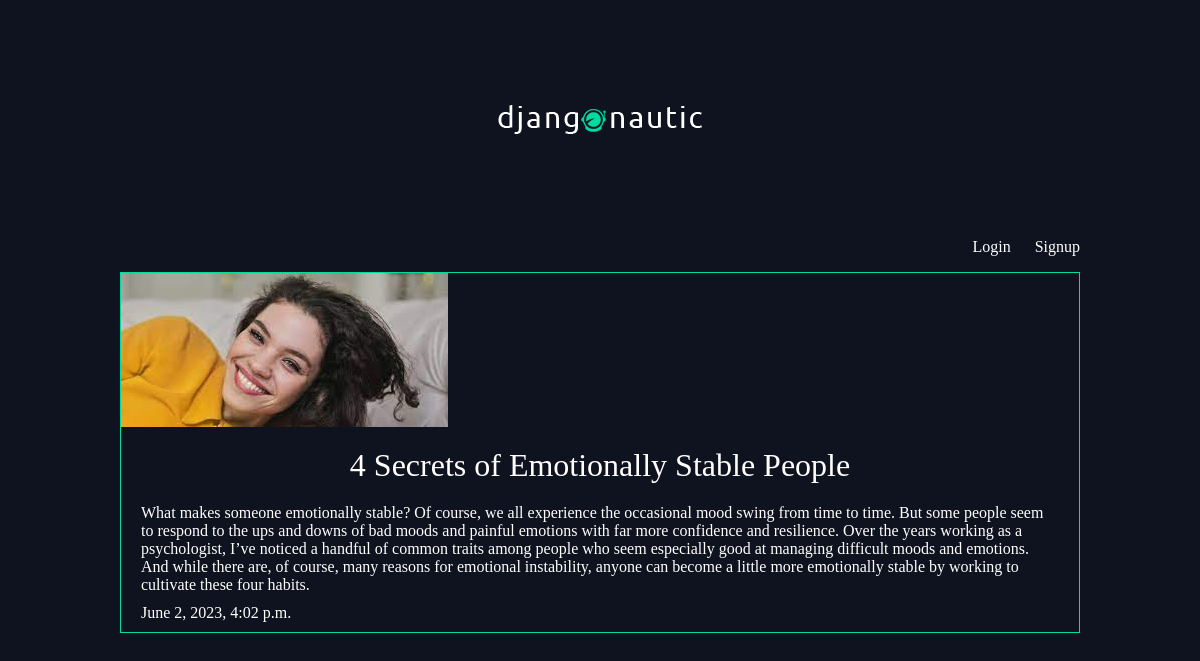
Page /articles/4-secrets-of-emotionally-stable-people/ on the committed database.
### articles/models.py (models this page shows, shortened)
class Article(models.Model):
    title = models.CharField(max_length=100)
    slug = models.SlugField(max_length=200)
    body = models.TextField()
    date = models.DateTimeField(auto_now_add=True)
    thumbnail = models.ImageField(default="default.jpeg", blank=True)
    author = models.ForeignKey(User, default=None, on_delete=models.CASCADE)

### articles/views.py (the view)
# urls.py: re_path(r"^(?P<slug>[\w-]+)/$", views.article_detail, name="article_detail"),
def article_detail(request, slug):
    article = Article.objects.get(slug=slug)
    return render(request, "articles/article_detail.html", {"article": article})

### articles/templates/articles/article_detail.html
{% extends 'base_layout.html' %}
{% block content %}
<div class="article-detail">
    <div class="article">
        <img src="{{ article.thumbnail.url }}" alt="">
        <h2><a href="{% url 'articles:article_detail' slug=article.slug %}">{{article.title}}</a></h2>
        <p>{{article.body}}</p>
        <p>{{article.date}}</p>
    </div>
</div>
{% endblock %}

### assets/styles.css (style rules this page uses)
body { background-color: #0f121f; background-image: url(/static/stars.png); background-repeat-y: no-repeat; color: #fff; }
body * { font-family: Ubuntu; }
h1, h2, h3, h4, h5 { font-weight: normal; margin: 0; }
a, a:hover, a:visited { color: #fff; text-decoration: none; }
.article { padding: 10px; border: 1px solid #00dba0; position: relative; padding-bottom: 40px; }
.article h2 { font-size: 1.2em; }
.article-detail .article { padding: 0; }
.article-detail .article img { max-width: 100%; }
.article-detail .article h2 { text-align: center; margin: 20px auto; font-size: 2em }
.article-detail .article p { margin: 10px 20px }

### rows in the picture
Article: thumbnail (picture), title "4 Secrets of Emotionally Stable People", body "What makes someone emotionally stable? Of course, we all experience the occasional mood swing from time to time. But some people seem to respond to the ups and downs of bad moods and painful emotions with far more confidence and resilience. Over the years working as a psychologist, I’ve noticed a handful of common traits among people who seem especially good at managing difficult moods and emotions. And while there are, of course, many reasons for emotional instability, anyone can become a little more emotionally stable by working to cultivate these four habits.", date "June 2, 2023, 4:02 p.m."
